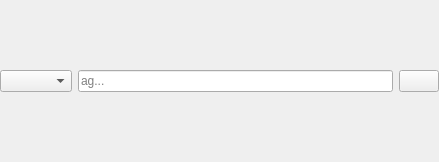
<?xml version="1.0" encoding="UTF-8"?>
<ui version="4.0">
 <class>R2GraphWidget</class>
 <widget class="QDockWidget" name="R2GraphWidget">
  <property name="geometry">
   <rect>
    <x>0</x>
    <y>0</y>
    <width>439</width>
    <height>162</height>
   </rect>
  </property>
  <property name="windowTitle">
   <string notr="true">R2 graphs</string>
  </property>
  <widget class="QWidget" name="dockWidgetContents">
   <layout class="QVBoxLayout" name="verticalLayout">
    <property name="leftMargin">
     <number>0</number>
    </property>
    <property name="topMargin">
     <number>0</number>
    </property>
    <property name="rightMargin">
     <number>0</number>
    </property>
    <property name="bottomMargin">
     <number>0</number>
    </property>
    <item>
     <layout class="QHBoxLayout" name="horizontalLayout_2">
      <item>
       <widget class="QComboBox" name="graphType">
        <property name="sizePolicy">
         <sizepolicy hsizetype="Preferred" vsizetype="Fixed">
          <horstretch>0</horstretch>
          <verstretch>0</verstretch>
         </sizepolicy>
        </property>
        <property name="editable">
         <bool>false</bool>
        </property>
       </widget>
      </item>
      <item>
       <widget class="QLineEdit" name="customCommand">
        <property name="enabled">
         <bool>true</bool>
        </property>
        <property name="sizePolicy">
         <sizepolicy hsizetype="Expanding" vsizetype="Fixed">
          <horstretch>1</horstretch>
          <verstretch>0</verstretch>
         </sizepolicy>
        </property>
        <property name="placeholderText">
         <string>ag...</string>
        </property>
       </widget>
      </item>
      <item>
       <widget class="QPushButton" name="refreshButton">
        <property name="text">
         <string/>
        </property>
        <property name="icon">
         <iconset resource="../resources.qrc">
          <normaloff>:/img/icons/arrow_right.svg</normaloff>:/img/icons/arrow_right.svg</iconset>
        </property>
       </widget>
      </item>
     </layout>
    </item>
   </layout>
  </widget>
 </widget>
 <resources>
  <include location="../resources.qrc"/>
 </resources>
 <connections/>
</ui>
